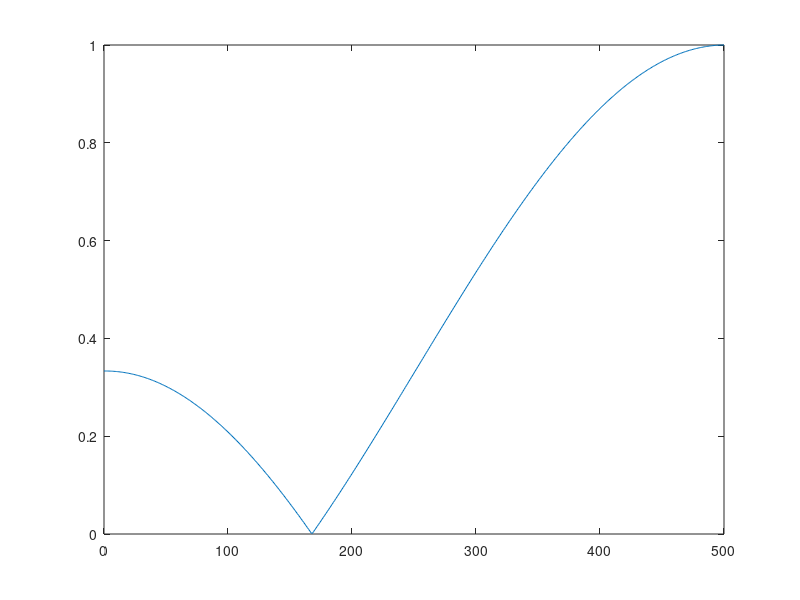
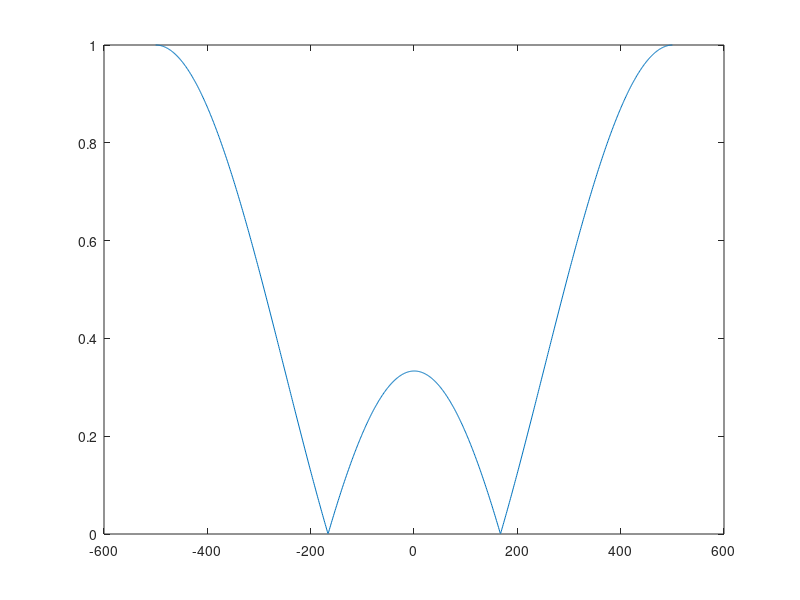
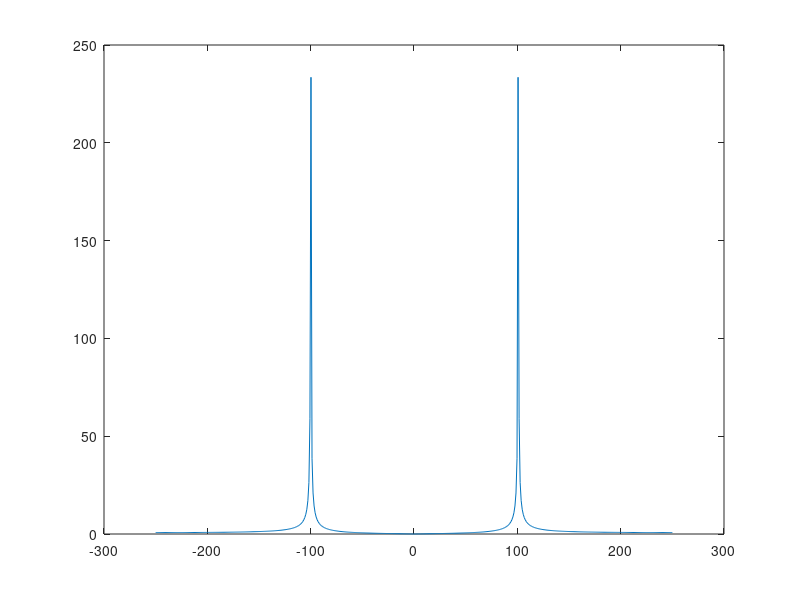
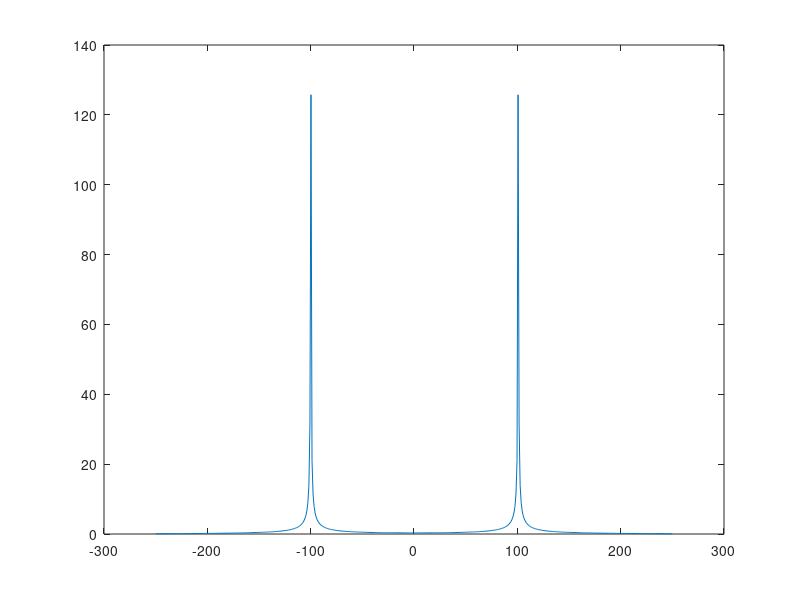

Recreate these plots in MATLAB, in order. (Note: this script raises an error after producing the figures.)
% You have a DSP processor with a sampling rate of 1000 samples/s.
% Generate an impulse response h(n) of an FIR system with response
% y(n) = 1/3(x(n) + x(n ? 1) + x(n ? 2)]). Plot the frequency spectrum
% of h(n).
h_n = [1/3, 1/3, 1/3];

% Frequency Response
h_s = fft(h_n, 1000);
fs = 1000;
f1 = linspace(0, fs/2, 501) % Use appropriate scales.
f2 = linspace(-fs/2, fs/2, 1000) % Use appropriate scales.
figure(1); plot(f1, abs(h_s(500:1000)));
figure(2); plot(f2, abs(h_s));

% Find the output sequence when the input is a sine wave of frequency
% of 100 Hz. Plot the frequency specrum and show that the frequency
% of the output is same as that of the input.

fs1 = 500;
t = linspace(0, 1, fs1);
sin_wav = sin(2*pi*100*t);

fft_sin_wav = fftshift(fft(sin_wav, 500)); 

output_sin_wav = conv(h_n, sin_wav);

fft_output_sin_wav = fftshift(fft(output_sin_wav, 500));

f3 = linspace(-fs1/2, fs1/2, 500);
 figure(3); plot(f3, abs(fft_sin_wav));
figure(4); plot(f3, abs(fft_output_sin_wav));

% Comment on the magnitude of output signal
eigen_value = abs(fft_output_sin_wav) / abs(fft_sin_wav); % 0.5379

% Find the output sequence when the input to the FIR h(n) is one of
% the audio files. Choose the size of your input sequence appropriately.

[y1, fs2] = audioread('');

audio_output = conv(y1, h_n);

f4 = linspace(-fs2/2, fs2/2)